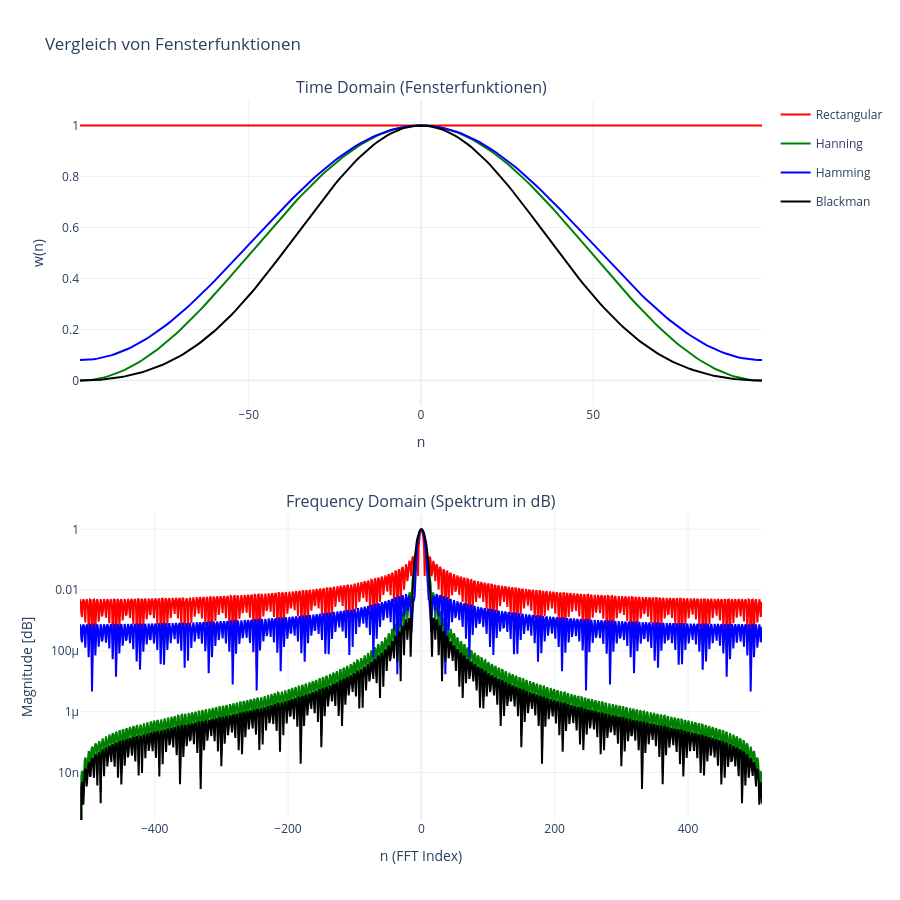

The notebook cell this image was saved under:
### Markdown cell above
## 3. Visualisierung mit Plotly

### Code cell
DB = True

fig = make_subplots(
    rows=2, cols=1,
    subplot_titles=(
        "Time Domain (Fensterfunktionen)", 
        "Frequency Domain (Spektrum" + (" in dB)" if DB else ")")
    ),
    vertical_spacing=0.15
)

# Iteration über die Ergebnisse und Plotten
for i, (name, data) in enumerate(results.items()):
    col = colors[i]
    
    # Plot Zeitbereich
    fig.add_trace(
        go.Scatter(
            x=n,
            y=data['t'],
            name=name,
            line=dict(color=col, width=2), 
            legendgroup=name
        ), row=1, col=1
    )
    
    fig.add_trace(
        go.Scatter(
            x=f_axis,
            y=data['f'],
            name=name,
            line=dict(color=col, width=2),
            legendgroup=name,
            showlegend=False
        ), row=2, col=1
    )

# Layout Anpassungen (ähnlich zu Matlab Eigenschaften)
fig.update_layout(
    # width=900,
    height=900, 
    title_text="Vergleich von Fensterfunktionen",
    template="plotly_white",
    hovermode="x unified" # Zeigt alle Werte an einer x-Position gleichzeitig
)

# Achsenbeschriftungen und Limits
# Zeitbereich
fig.update_xaxes(title_text="n", row=1, col=1)
fig.update_yaxes(title_text="w(n)", range=[-0.1, 1.1], row=1, col=1)

# Frequenzbereich
fig.update_xaxes(title_text="n (FFT Index)", range=[f_axis[0], f_axis[-1]], row=2, col=1)
fig.update_yaxes(title_text="Magnitude" + (" [dB]" if DB else ""), row=2, col=1, type="log" if DB else "linear")

fig.show()

### Figure 1 — Plotly figure (JSON) as saved in the notebook; plotly's stock layout.template omitted (floating-point values rounded to 4 significant figures; data arrays with more than 128 entries replaced by an {"elided": "..."} marker saying what was removed)
{"data": [{"legendgroup": "Rectangular", "line": {"color": "red", "width": 2}, "name": "Rectangular", "type": "scatter", "x": {"elided": "199 int values"}, "xaxis": "x", "y": {"elided": "199 float values"}, "yaxis": "y"}, {"legendgroup": "Rectangular", "line": {"color": "red", "width": 2}, "name": "Rectangular", "showlegend": false, "type": "scatter", "x": {"elided": "1024 int values"}, "xaxis": "x2", "y": {"elided": "1024 float values"}, "yaxis": "y2"}, {"legendgroup": "Hanning", "line": {"color": "green", "width": 2}, "name": "Hanning", "type": "scatter", "x": {"elided": "199 int values"}, "xaxis": "x", "y": {"elided": "199 float values"}, "yaxis": "y"}, {"legendgroup": "Hanning", "line": {"color": "green", "width": 2}, "name": "Hanning", "showlegend": false, "type": "scatter", "x": {"elided": "1024 int values"}, "xaxis": "x2", "y": {"elided": "1024 float values"}, "yaxis": "y2"}, {"legendgroup": "Hamming", "line": {"color": "blue", "width": 2}, "name": "Hamming", "type": "scatter", "x": {"elided": "199 int values"}, "xaxis": "x", "y": {"elided": "199 float values"}, "yaxis": "y"}, {"legendgroup": "Hamming", "line": {"color": "blue", "width": 2}, "name": "Hamming", "showlegend": false, "type": "scatter", "x": {"elided": "1024 int values"}, "xaxis": "x2", "y": {"elided": "1024 float values"}, "yaxis": "y2"}, {"legendgroup": "Blackman", "line": {"color": "black", "width": 2}, "name": "Blackman", "type": "scatter", "x": {"elided": "199 int values"}, "xaxis": "x", "y": {"elided": "199 float values"}, "yaxis": "y"}, {"legendgroup": "Blackman", "line": {"color": "black", "width": 2}, "name": "Blackman", "showlegend": false, "type": "scatter", "x": {"elided": "1024 int values"}, "xaxis": "x2", "y": {"elided": "1024 float values"}, "yaxis": "y2"}], "layout": {"annotations": [{"font": {"size": 16}, "showarrow": false, "text": "Time Domain (Fensterfunktionen)", "x": 0.5, "xanchor": "center", "xref": "paper", "y": 1, "yanchor": "bottom", "yref": "paper"}, {"font": {"size": 16}, "showarrow": false, "text": "Frequency Domain (Spektrum in dB)", "x": 0.5, "xanchor": "center", "xref": "paper", "y": 0.425, "yanchor": "bottom", "yref": "paper"}], "height": 900, "hovermode": "x unified", "title": {"text": "Vergleich von Fensterfunktionen"}, "xaxis": {"anchor": "y", "domain": [0, 1], "title": {"text": "n"}}, "xaxis2": {"anchor": "y2", "domain": [0, 1], "range": [-512, 511], "title": {"text": "n (FFT Index)"}}, "yaxis": {"anchor": "x", "domain": [0.575, 1], "range": [-0.1, 1.1], "title": {"text": "w(n)"}}, "yaxis2": {"anchor": "x2", "domain": [0, 0.425], "title": {"text": "Magnitude [dB]"}, "type": "log"}}}
